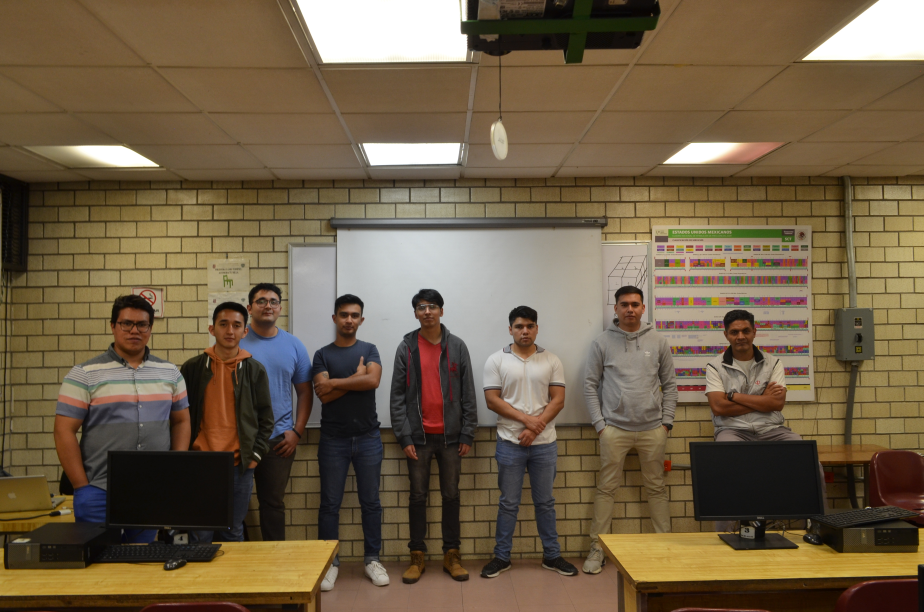
#> input picture Image_Convolution/uno.JPG, 3696 x 2448 px, found by its file name (shown at 1/4 size)
$ python image_convolution.py
#> lines starting #> are read from the running program, lines starting #| are printed output that depends on the picture
import numpy as np
import cv2
import scipy.signal as sci

A = cv2.imread("uno.jpg")
#> A is the input picture: shape (2448, 3696, 3); mean B, G, R 70.5, 94.8, 111.9
A = cv2.resize(A, (700, 500))
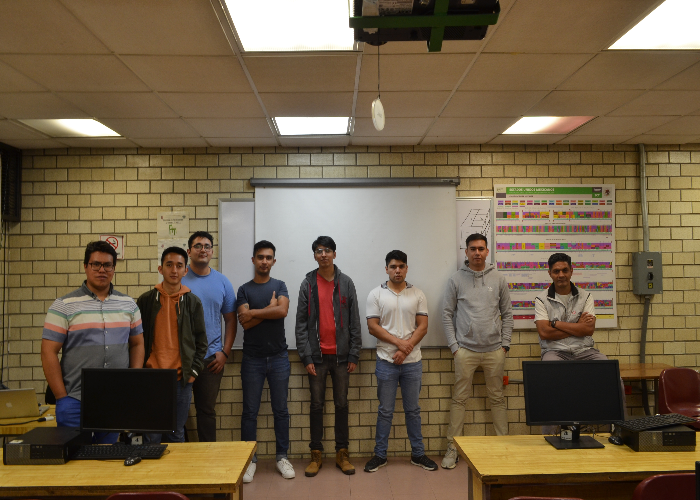
#> A: shape (500, 700, 3); mean B, G, R 70.5, 94.7, 111.8
M, N, L = A.shape
#> M = 500; N = 700; L = 3

FC = np.zeros((M, N), np.uint8)

for M2 in range(M):
    for N2 in range(N):
        valor_pixel = int((A[M2, N2, 2] * 0.299) + (A[M2, N2, 1] * 0.587) + (A[M2, N2, 0] * 0.114))
        FC[M2, N2] = valor_pixel
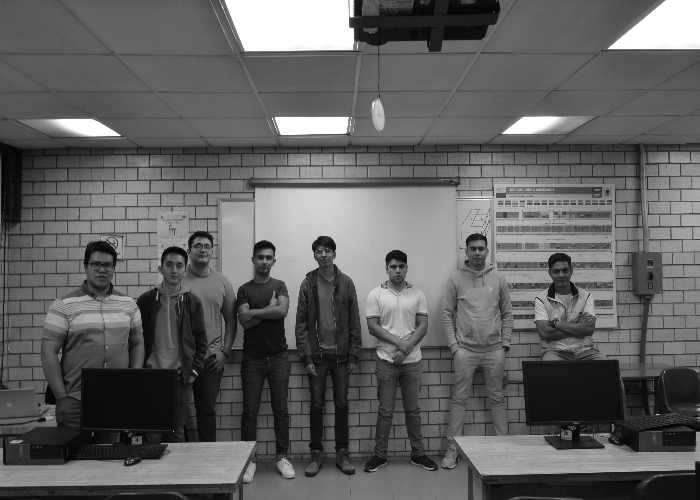
#> FC: shape (500, 700); min 2, max 255, mean 96.6

g = np.ones((11, 11), np.float32) / 121

B = sci.convolve2d(FC.astype(np.float32), g, mode='same', boundary='wrap')
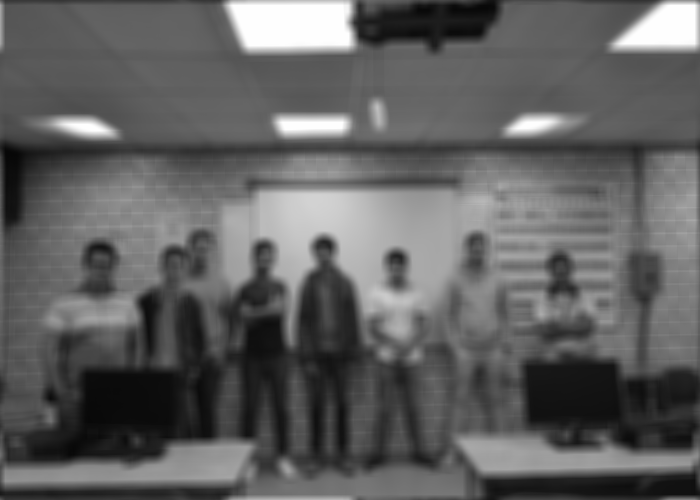
#> B: shape (500, 700) float32; min 7.31, max 255, mean 96.6

B = cv2.normalize(B, None, 0, 255, cv2.NORM_MINMAX)
B = B.astype(np.uint8)

cv2.imshow("Original", FC)
cv2.imshow("Convolucion", B)
cv2.waitKey(0)
cv2.destroyAllWindows()
